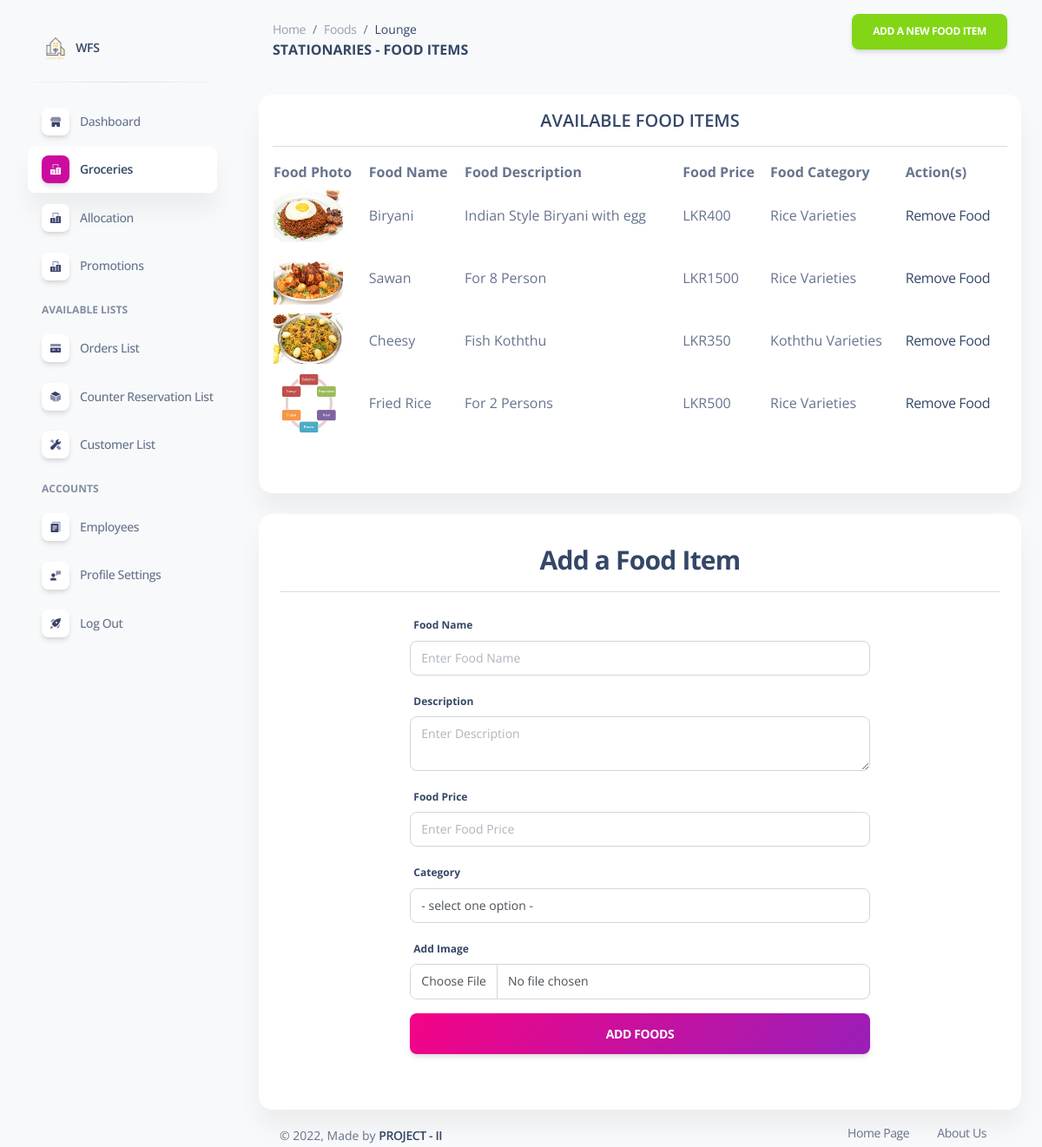
Screenshot of /admin/foods-lounge.php (signed in) with the database file from the repository.
### tables this page shows
CREATE TABLE `food_details_lounge` (
  `food_id` int(15) NOT NULL,
  `food_name` varchar(45) NOT NULL,
  `food_description` text NOT NULL,
  `food_price` float NOT NULL,
  `food_photo` text NOT NULL,
  `food_category` int(15) NOT NULL
);

CREATE TABLE `currencies` (
  `currency_id` int(5) NOT NULL,
  `currency_symbol` varchar(15) NOT NULL,
  `flag` int(1) NOT NULL
);

CREATE TABLE `food_categories_lounge` (
  `category_id` int(15) NOT NULL,
  `category_name` varchar(45) NOT NULL
);

### admin/foods-lounge.php (the view, shortened to what this page needs)
    <?php
    $conn = mysqli_connect(DB_HOST, DB_USER, DB_PASSWORD,DB_DATABASE);
    $result=mysqli_query($conn,"SELECT * FROM food_details_lounge,food_categories_lounge WHERE food_details_lounge.food_category=food_categories_lounge.category_id")
    or die("There are no records to display ... \n" . mysqli_error());
    ?>
<?php
$categories=mysqli_query($conn,"SELECT * FROM food_categories_lounge")
or die("There are no records to display ... \n" . mysqli_error());
?>
<?php
$flag_1 = 1;
$currencies=mysqli_query($conn,"SELECT * FROM currencies WHERE flag='$flag_1'")
or die("A problem has occured ... \n" . "Our team is working on it at the moment ... \n" . "Please check back after few hours.");
?>
<!DOCTYPE html>
<html lang="en">
<head>
  <link href="./assets/css/nucleo-icons.css" rel="stylesheet" />
  <link href="./assets/css/nucleo-svg.css" rel="stylesheet" />
  <link href="./assets/css/nucleo-svg.css" rel="stylesheet" />
  <link id="pagestyle" href="./assets/css/soft-ui-dashboard.css?v=1.0.3" rel="stylesheet" />
</head>
<body class="g-sidenav-show  bg-gray-100">
<aside class="sidenav navbar navbar-vertical navbar-expand-xs border-0 border-radius-xl my-3 fixed-start ms-3 " id="sidenav-main">
    <div class="sidenav-header">
      <a class="navbar-brand m-0" href="https://demos.creative-tim.com/soft-ui-dashboard/pages/dashboard.html" target="_blank">
        <img src="./assets/img/logo-ct.png" class="navbar-brand-img h-100" alt="main_logo">
        <span class="ms-1 font-weight-bold">WFS</span>
      </a>
    </div>
    <hr class="horizontal dark mt-0">
    <div class="collapse navbar-collapse w-auto max-height-vh-100 h-100" id="sidenav-collapse-main" style="overflow: initial;">
      <ul class="navbar-nav">
        <li class="nav-item">
          <a class="nav-link" href="./index.php">
            <div class="icon icon-shape icon-sm shadow border-radius-md bg-white text-center me-2 d-flex align-items-center justify-content-center">
            </div>
            <span class="nav-link-text ms-1">Dashboard</span>
          </a>
        </li>
        <li class="nav-item">
          <a class="nav-link active" href="./foods-menu.php">
            <div class="icon icon-shape icon-sm shadow border-radius-md bg-white text-center me-2 d-flex align-items-center justify-content-center">
            </div>
            <span class="nav-link-text ms-1">Groceries</span>
          </a>
        </li>
        <li class="nav-item">
          <a class="nav-link  " href="./allocation.php">
            <div class="icon icon-shape icon-sm shadow border-radius-md bg-white text-center me-2 d-flex align-items-center justify-content-center">
            </div>
            <span class="nav-link-text ms-1">Allocation</span>
          </a>
        </li>
        <li class="nav-item">
          <a class="nav-link  " href="./specials.php">
            <div class="icon icon-shape icon-sm shadow border-radius-md bg-white text-center me-2 d-flex align-items-center justify-content-center">
            </div>
            <span class="nav-link-text ms-1">Promotions</span>
          </a>
        </li>
        <li class="nav-item mt-3">
          <h6 class="ps-4 ms-2 text-uppercase text-xs font-weight-bolder opacity-6">Available Lists</h6>
        </li>
        <li class="nav-item">
          <a class="nav-link  " href="./orders.php">
            <div class="icon icon-shape icon-sm shadow border-radius-md bg-white text-center me-2 d-flex align-items-center justify-content-center">
            </div>
            <span class="nav-link-text ms-1">Orders List</span>
          </a>
        </li>
        <li class="nav-item">
          <a class="nav-link  " href="./reservations.php">
            <div class="icon icon-shape icon-sm shadow border-radius-md bg-white text-center me-2 d-flex align-items-center justify-content-center">
            </div>
            <span class="nav-link-text ms-1">Counter Reservation List</span>
          </a>
        </li>
        <li class="nav-item">
          <a class="nav-link  " href="./accounts.php">
            <div class="icon icon-shape icon-sm shadow border-radius-md bg-white text-center me-2 d-flex align-items-center justify-content-center">
            </div>
            <span class="nav-link-text ms-1">Customer List</span>
          </a>
        </li>
        <li class="nav-item mt-3">
          <h6 class="ps-4 ms-2 text-uppercase text-xs font-weight-bolder opacity-6">Accounts</h6>
        </li>
        <li class="nav-item">
          <a class="nav-link  " href="./employees.php">
            <div class="icon icon-shape icon-sm shadow border-radius-md bg-white text-center me-2 d-flex align-items-center justify-content-center">
            </div>
            <span class="nav-link-text ms-1">Employees</span>
          </a>
        </li>
        <li class="nav-item">
          <a class="nav-link  " href="./profile.php">
            <div class="icon icon-shape icon-sm shadow border-radius-md bg-white text-center me-2 d-flex align-items-center justify-content-center">
            </div>
            <span class="nav-link-text ms-1">Profile Settings</span>
          </a>
        </li>
        <li class="nav-item">
          <a class="nav-link  " href="./user/logout-user.php">
            <div class="icon icon-shape icon-sm shadow border-radius-md bg-white text-center me-2 d-flex align-items-center justify-content-center">
            </div>
            <span class="nav-link-text ms-1">Log Out</span>
          </a>
        </li>
      </ul>
    </div>
  </aside>
  <main class="main-content position-relative max-height-vh-100 h-100 mt-1 border-radius-lg ">
    <nav class="navbar navbar-main navbar-expand-lg px-0 mx-4 shadow-none border-radius-xl" id="navbarBlur" navbar-scroll="true">
      <div class="container-fluid py-1 px-3">
        <nav aria-label="breadcrumb">
          <ol class="breadcrumb bg-transparent mb-0 pb-0 pt-1 px-0 me-sm-6 me-5">
            <li class="breadcrumb-item text-sm"><a class="opacity-5 text-dark" href="./index.php">Home</a></li>
            <li class="breadcrumb-item text-sm"><a class="opacity-5 text-dark" href="./foods-menu.php">Foods</a></li>
            <li class="breadcrumb-item text-sm text-dark active" aria-current="page">Lounge</li>
          </ol>
          <h6 class="font-weight-bolder mb-0">STATIONARIES - FOOD ITEMS</h6>
        </nav>
        <div style="mb-0 pb-0 pt-1 px-0 me-sm-6 me-5">
        <a href="#addFood">
        <button type="button" class="btn btn-success">Add a New Food Item</button>
        </a>
    </nav>
    <div class="container-fluid">
        <div class="row mt-4">
        <div class="col-lg-12 mb-lg-0 mb-4">
          <div class="card">
            <div class="card-body p-3">
                <h5 style="text-align:center">AVAILABLE FOOD ITEMS</h5>
                <hr/>
                <table width="100%" align="center">
            <tr>
                <th>Food Photo</th>
                <th>Food Name</th>
                <th>Food Description</th>
                <th>Food Price</th>
                <th>Food Category</th>
                <th>Action(s)</th>
            </tr>
            <?php
            $symbol=mysqli_fetch_assoc($currencies);
            while ($row=mysqli_fetch_array($result)){
                echo "<tr>";
                echo '<td><img src=images/'. $row['food_photo']. ' width="80" height="70"></td>';
                echo "<td>" . $row['food_name']."</td>";
                echo "<td>" . $row['food_description']."</td>";
                echo "<td>" . $symbol['currency_symbol']. "" . $row['food_price']."</td>";
                echo "<td>" . $row['category_name']."</td>";
                echo '<td><a class="del-btn" href="delete-food.php?id=' . $row['food_id'] . '">Remove Food</a></td>';
                echo "</tr>";
            }
            ?>
        </table>
            <br/><br/>
                </div>
              </div>
            </div>
      <br/>
      <div id="addFood">
      <div class="col-lg-12 mb-lg-0 mb-4 mt-4">
          <div class="card">
            <div class="card-body ">
            <h3 class="mt-2" style="text-align:center;">Add a Food Item</h3>
            <hr/>
            <div class="row">
                <div class="col-2"></div>
                <div class="col-8">
              <div style="align-items:center;">
              <form class="p-2 needs-validation" name="foodsForm" id="foodsForm" action="foods-lounge-exec.php" method="post" enctype="multipart/form-data" onsubmit="return foodsValidate(this)" novalidate>
                  <div class="form-group">
                      <label for="example-text-input" class="form-control-label">Food Name</label>
                      <input type="text" name="name" id="name" class="form-control" placeholder="Enter Food Name" required>
                  </div>
                  <div class="form-group">
                      <label for="example-search-input" class="form-control-label">Description</label>
                      <textarea name="description" id="description" class="form-control" placeholder="Enter Description" required></textarea>
                  </div>
                  <div class="form-group">
                      <label for="example-email-input" class="form-control-label">Food Price</label>
                      <input type="text" name="price" id="price" class="form-control" placeholder="Enter Food Price" pattern="^[0-9]*$" required>
                  </div>
                      <div class="form-group">
                          <label for="example-date-input" class="form-control-label">Category</label>
                          <select  name="category" id="category" class="form-control" required>
                          <option value="select">- select one option -
                                <?php
                                while ($row=mysqli_fetch_array($categories)){
                                    echo "<option value=$row[category_id]>$row[category_name]";
                                }
                                ?>
                          </select>
                      </div>
                  <div class="form-group">
                      <label for="example-time-input" class="form-control-label">Add Image</label>
                      <input type="file" name="photo" id="photo" class="form-control" placeholder="Add Photo" required>
                  </div>
                  <div class="form-group">
                      <input class="btn bg-gradient-primary btn-lg w-100" type="submit" name="Submit" value="Add Foods" class="form-control">
                  </div>
              </form>
              </div>
              </div>
              <div class="col-2"></div>
            </div>
          </div>
         </div>
        </div>
      <?php require_once('components/footer.inc.php'); ?>
    </div>
  </main>
</body>
</html>

### admin/assets/css/nucleo-svg.css (style rules this page uses)
.icon { display: inline-block; color: #111111; height: 1em; width: 1em; }
.icon-sm { height: 0.8em; width: 0.8em; }
.icon { fill: currentColor; stroke: none; }

### rows the page displays
food_details_lounge: food_photo (picture), food_name "Biryani", food_description "Indian Style Biryani with egg", food_price "400", food_categories_lounge.category_name "Rice Varieties"
currencies: currency_symbol "LKR"
food_details_lounge: food_photo (picture), food_name "Sawan", food_description "For 8 Person", food_price "1500", food_categories_lounge.category_name "Rice Varieties"
food_details_lounge: food_photo (picture), food_name "Cheesy", food_description "Fish Koththu", food_price "350", food_categories_lounge.category_name "Koththu Varieties"
food_details_lounge: food_photo (picture), food_name "Fried Rice", food_description "For 2 Persons", food_price "500", food_categories_lounge.category_name "Rice Varieties"
